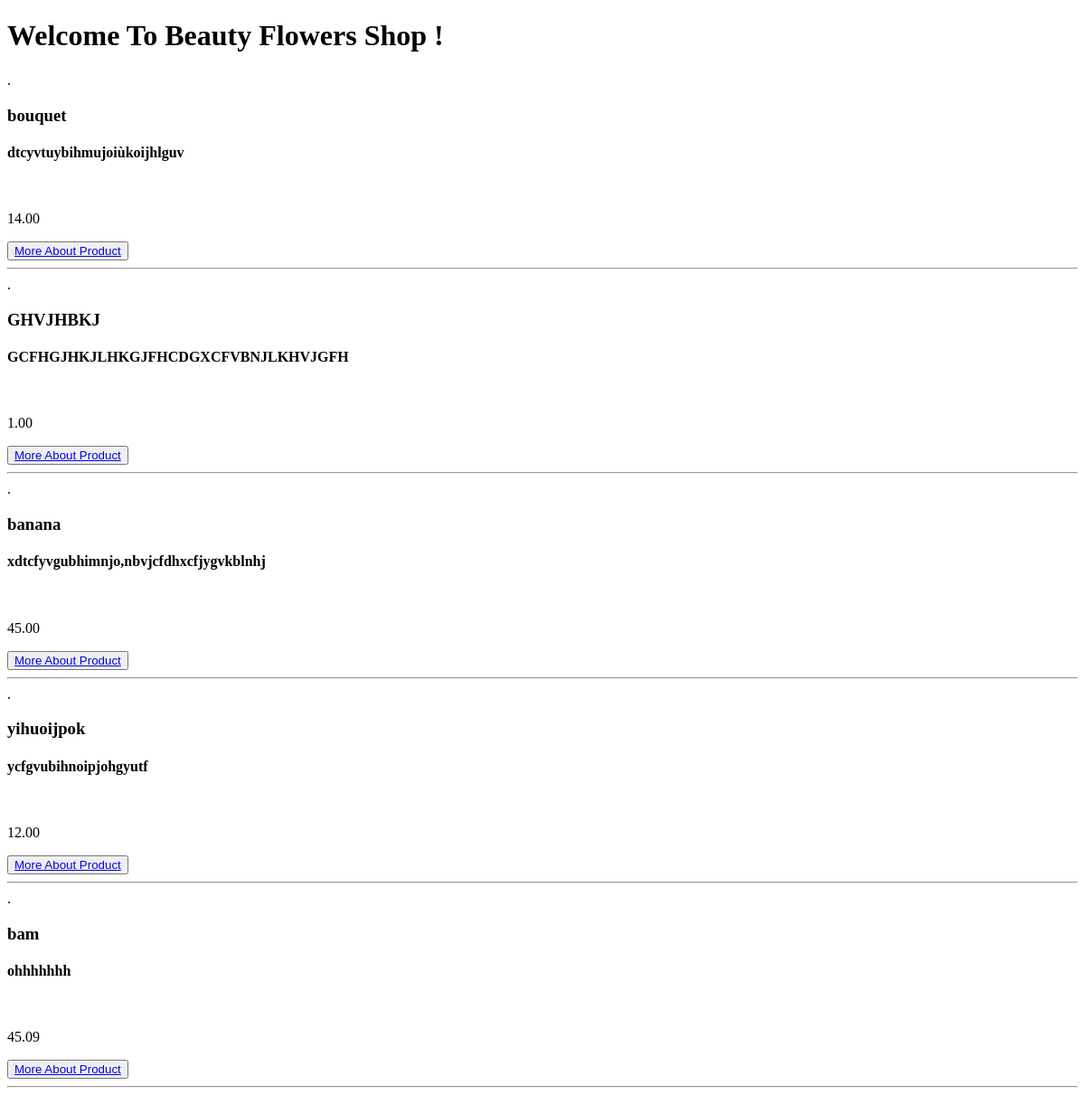
The app's page /, older data.
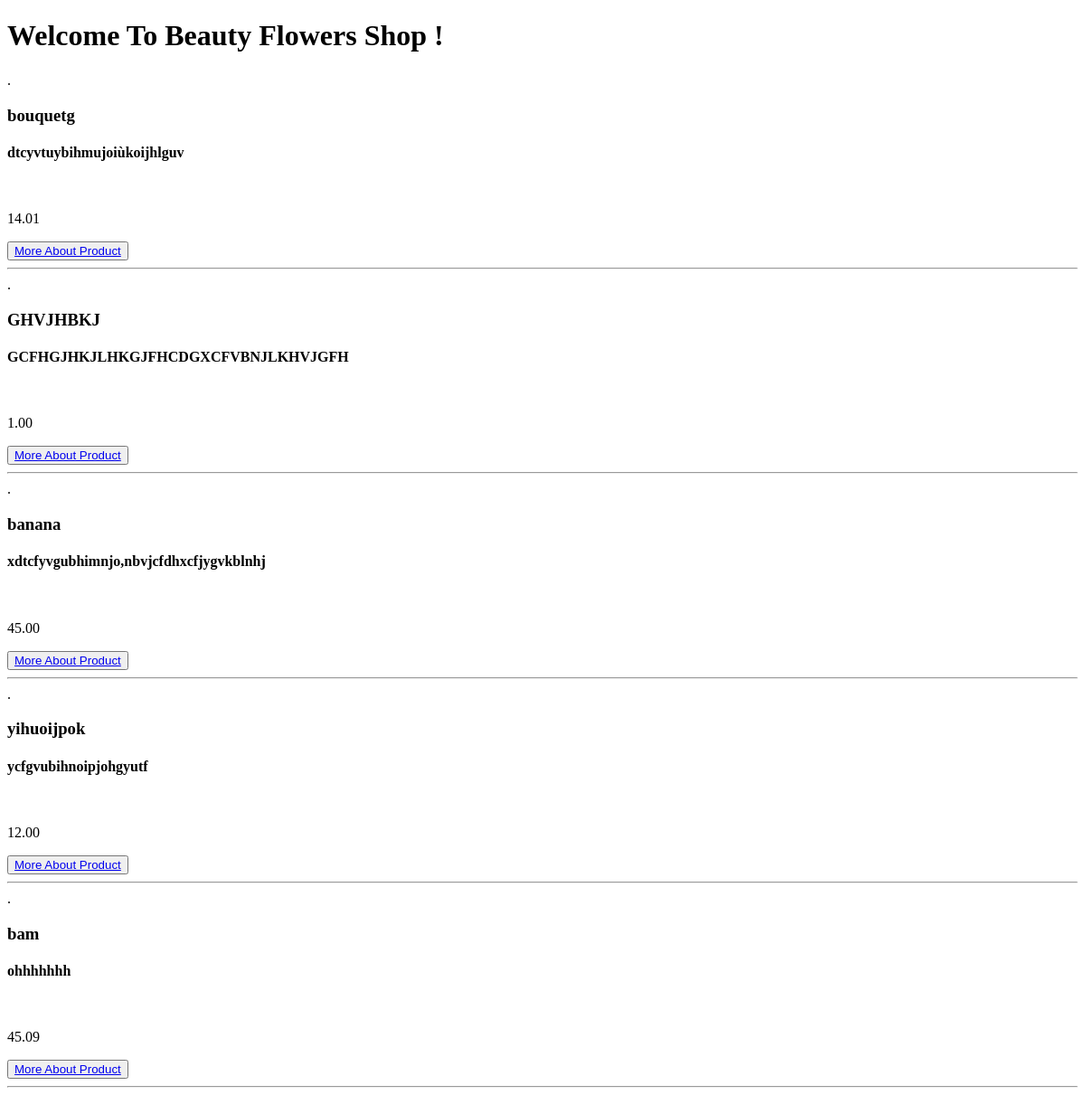
The same page, newer data.
### beautyflowers/models.py (models this page shows, shortened)
class Product(models.Model):
    name = models.CharField(max_length=220)
    slug = models.SlugField(max_length=255, unique=True, blank=True)
    price = models.DecimalField(max_digits=4, decimal_places=2)
    description = models.TextField(blank=True)
    image = models.ImageField(null=True, blank=True, upload_to = "beautyflowers/static/img/")
    alt = models.CharField(max_length=50, null=True, blank=True)
    quantity = models.IntegerField()
    last_modified = models.DateTimeField(auto_now_add = True)
    created_on = models.DateField(blank=True, null=True)
    class Meta:
        ordering = ['-created_on']

### beautyflowers/views.py (the view)
# urls.py: path('', views.list_of_products, name='list_of_products'),
def list_of_products(request):
    context ={}
    context["dataset"] = Product.objects.all()
    return render(request, "beautyflowers/shop.html", context)

### beautyflowers/templates/beautyflowers/shop.html (shortened to what this page needs)
<!DOCTYPE html>
<html lang="en">
<head>
</head>
<body>
    <h1>Welcome To Beauty Flowers Shop !</h1>
    <div class="main">
        {% for data in dataset %}.
        <div class="product">
            <h3>{{ data.name }}</h3>
            <h4>{{ data.description }}</h4><br />
            <p>{{ data.price }}</p>
            <button><a href="/{{data.id}}">More About Product</a></button>
        </div>
        <hr />
        {% endfor %}
    </div>
</body>
</html>

Row changes from the older to the newer data that the page shows:
changed Product "dtcyvtuybihmujoiùkoijhlguv": name "bouquet" → "bouquetg"; price "14.00" → "14.01"
